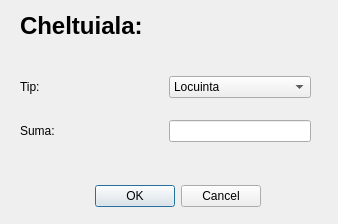
<?xml version="1.0" encoding="UTF-8"?>
<ui version="4.0">
 <class>ExpenseEntryDialog</class>
 <widget class="QDialog" name="ExpenseEntryDialog">
  <property name="geometry">
   <rect>
    <x>0</x>
    <y>0</y>
    <width>338</width>
    <height>224</height>
   </rect>
  </property>
  <property name="windowTitle">
   <string>Cheltuiala</string>
  </property>
  <property name="windowIcon">
   <iconset>
    <normaloff>img/minus.png</normaloff>img/minus.png</iconset>
  </property>
  <widget class="QDialogButtonBox" name="buttonBox">
   <property name="geometry">
    <rect>
     <x>-80</x>
     <y>180</y>
     <width>341</width>
     <height>32</height>
    </rect>
   </property>
   <property name="orientation">
    <enum>Qt::Horizontal</enum>
   </property>
   <property name="standardButtons">
    <set>QDialogButtonBox::Cancel|QDialogButtonBox::Ok</set>
   </property>
  </widget>
  <widget class="QLabel" name="label">
   <property name="geometry">
    <rect>
     <x>20</x>
     <y>10</y>
     <width>281</width>
     <height>31</height>
    </rect>
   </property>
   <property name="font">
    <font>
     <pointsize>18</pointsize>
     <bold>true</bold>
    </font>
   </property>
   <property name="text">
    <string>Cheltuiala:</string>
   </property>
  </widget>
  <widget class="QWidget" name="layoutWidget">
   <property name="geometry">
    <rect>
     <x>20</x>
     <y>60</y>
     <width>291</width>
     <height>100</height>
    </rect>
   </property>
   <layout class="QGridLayout" name="gridLayout">
    <item row="1" column="0">
     <widget class="QLabel" name="label_3">
      <property name="text">
       <string>Suma:</string>
      </property>
     </widget>
    </item>
    <item row="1" column="1">
     <widget class="QLineEdit" name="suma">
      <property name="sizePolicy">
       <sizepolicy hsizetype="Preferred" vsizetype="Fixed">
        <horstretch>0</horstretch>
        <verstretch>0</verstretch>
       </sizepolicy>
      </property>
     </widget>
    </item>
    <item row="0" column="0">
     <widget class="QLabel" name="label_2">
      <property name="text">
       <string>Tip:</string>
      </property>
     </widget>
    </item>
    <item row="0" column="1">
     <widget class="QComboBox" name="categorie">
      <item>
       <property name="text">
        <string>Locuinta</string>
       </property>
      </item>
      <item>
       <property name="text">
        <string>Utilitati</string>
       </property>
      </item>
      <item>
       <property name="text">
        <string>Transport</string>
       </property>
      </item>
     </widget>
    </item>
   </layout>
  </widget>
 </widget>
 <resources/>
 <connections>
  <connection>
   <sender>buttonBox</sender>
   <signal>accepted()</signal>
   <receiver>ExpenseEntryDialog</receiver>
   <slot>accept()</slot>
   <hints>
    <hint type="sourcelabel">
     <x>248</x>
     <y>254</y>
    </hint>
    <hint type="destinationlabel">
     <x>157</x>
     <y>274</y>
    </hint>
   </hints>
  </connection>
  <connection>
   <sender>buttonBox</sender>
   <signal>rejected()</signal>
   <receiver>ExpenseEntryDialog</receiver>
   <slot>reject()</slot>
   <hints>
    <hint type="sourcelabel">
     <x>316</x>
     <y>260</y>
    </hint>
    <hint type="destinationlabel">
     <x>286</x>
     <y>274</y>
    </hint>
   </hints>
  </connection>
 </connections>
</ui>
